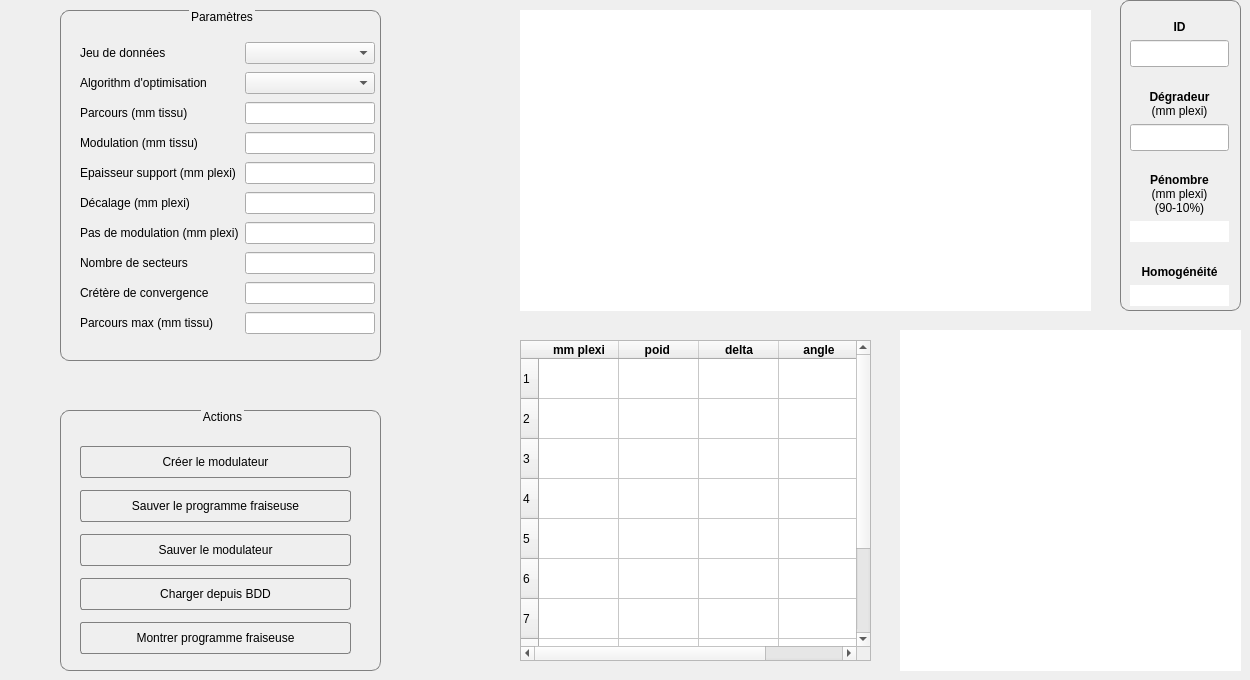
    <widget class="QWidget" name="modulateurWidget">
     <widget class="QCustomPlot" name="modpage_sobpCustomPlot" native="true">
      <property name="geometry">
       <rect>
        <x>520</x>
        <y>10</y>
        <width>571</width>
        <height>301</height>
       </rect>
      </property>
      <property name="styleSheet">
       <string notr="true">background: white;
</string>
      </property>
     </widget>
     <widget class="QTableWidget" name="modPage_weightsTableWidget">
      <property name="geometry">
       <rect>
        <x>520</x>
        <y>340</y>
        <width>351</width>
        <height>321</height>
       </rect>
      </property>
      <property name="sizePolicy">
       <sizepolicy hsizetype="Expanding" vsizetype="Fixed">
        <horstretch>0</horstretch>
        <verstretch>0</verstretch>
       </sizepolicy>
      </property>
      <property name="rowCount">
       <number>10</number>
      </property>
      <attribute name="horizontalHeaderMinimumSectionSize">
       <number>65</number>
      </attribute>
      <attribute name="horizontalHeaderDefaultSectionSize">
       <number>80</number>
      </attribute>
      <attribute name="horizontalHeaderStretchLastSection">
       <bool>false</bool>
      </attribute>
      <attribute name="verticalHeaderMinimumSectionSize">
       <number>40</number>
      </attribute>
      <attribute name="verticalHeaderDefaultSectionSize">
       <number>40</number>
      </attribute>
      <row/>
      <row/>
      <row/>
      <row/>
      <row/>
      <row/>
      <row/>
      <row/>
      <row/>
      <row/>
      <column>
       <property name="text">
        <string>mm plexi</string>
       </property>
       <property name="font">
        <font>
         <weight>75</weight>
         <bold>true</bold>
        </font>
       </property>
       <property name="background">
        <color>
         <red>235</red>
         <green>235</green>
         <blue>235</blue>
        </color>
       </property>
      </column>
      <column>
       <property name="text">
        <string>       poid        </string>
       </property>
       <property name="font">
        <font>
         <weight>75</weight>
         <bold>true</bold>
        </font>
       </property>
       <property name="background">
        <color>
         <red>234</red>
         <green>234</green>
         <blue>234</blue>
        </color>
       </property>
      </column>
      <column>
       <property name="text">
        <string>delta</string>
       </property>
       <property name="font">
        <font>
         <weight>75</weight>
         <bold>true</bold>
        </font>
       </property>
       <property name="background">
        <color>
         <red>231</red>
         <green>231</green>
         <blue>231</blue>
        </color>
       </property>
      </column>
      <column>
       <property name="text">
        <string>angle</string>
       </property>
       <property name="font">
        <font>
         <weight>75</weight>
         <bold>true</bold>
        </font>
       </property>
       <property name="background">
        <color>
         <red>226</red>
         <green>226</green>
         <blue>226</blue>
        </color>
       </property>
      </column>
     </widget>
     <widget class="QCustomPlot" name="modpage_modulateurCustomPlot" native="true">
      <property name="geometry">
       <rect>
        <x>900</x>
        <y>330</y>
        <width>341</width>
        <height>341</height>
       </rect>
      </property>
      <property name="styleSheet">
       <string notr="true">background: white;
</string>
      </property>
     </widget>
     <widget class="QGroupBox" name="modPage_InputGroupBox">
      <property name="geometry">
       <rect>
        <x>60</x>
        <y>10</y>
        <width>321</width>
        <height>351</height>
       </rect>
      </property>
      <property name="styleSheet">
       <string notr="true">QGroupBox {
	font: 75 12pt &quot;Century Schoolbook L&quot;;
  border: 1px solid gray;
  border-radius: 9px;
  margin-top: 0.5em;
  background: transparent;
}

QGroupBox::title {
     subcontrol-origin: margin;
     subcontrol-position: top center; 
}

QLabel {
background: transparent;
}

QCheckBox {
background: white;
}


</string>
      </property>
      <property name="title">
       <string>Paramètres</string>
      </property>
      <widget class="QWidget" name="gridLayoutWidget_9">
       <property name="geometry">
        <rect>
         <x>20</x>
         <y>30</y>
         <width>295</width>
         <height>306</height>
        </rect>
       </property>
       <layout class="QGridLayout" name="modPage_InputGridLayout">
        <item row="9" column="1">
         <widget class="QLineEdit" name="modPage_maxParcoursLineEdit">
          <property name="readOnly">
           <bool>true</bool>
          </property>
         </widget>
        </item>
        <item row="9" column="0">
         <widget class="QLabel" name="modPage_maxParcoursLabel">
          <property name="text">
           <string>Parcours max (mm tissu)</string>
          </property>
         </widget>
        </item>
        <item row="8" column="0">
         <widget class="QLabel" name="modPage_epsConvergenceLabel">
          <property name="text">
           <string>Crétère de convergence</string>
          </property>
         </widget>
        </item>
        <item row="7" column="0">
         <widget class="QLabel" name="modPage_nSectorsLabel">
          <property name="text">
           <string>Nombre de secteurs</string>
          </property>
         </widget>
        </item>
        <item row="3" column="0">
         <widget class="QLabel" name="modPage_modulationLabel">
          <property name="text">
           <string>Modulation (mm tissu)</string>
          </property>
         </widget>
        </item>
        <item row="2" column="1">
         <widget class="QLineEdit" name="modPage_parcoursLineEdit"/>
        </item>
        <item row="2" column="0">
         <widget class="QLabel" name="modPage_parcoursLabel">
          <property name="text">
           <string>Parcours (mm tissu)</string>
          </property>
         </widget>
        </item>
        <item row="3" column="1">
         <widget class="QLineEdit" name="modPage_modulationLineEdit"/>
        </item>
        <item row="5" column="0">
         <widget class="QLabel" name="modPage_decalageLabel">
          <property name="text">
           <string>Décalage (mm plexi)</string>
          </property>
         </widget>
        </item>
        <item row="5" column="1">
         <widget class="QLineEdit" name="modPage_decalageLineEdit"/>
        </item>
        <item row="7" column="1">
         <widget class="QLineEdit" name="modPage_nSectorsLineEdit"/>
        </item>
        <item row="8" column="1">
         <widget class="QLineEdit" name="modPage_epsConvergenceLineEdit"/>
        </item>
        <item row="6" column="1">
         <widget class="QLineEdit" name="modPage_modulationStepLineEdit"/>
        </item>
        <item row="0" column="1">
         <widget class="QComboBox" name="modPage_dataSetComboBox">
          <property name="styleSheet">
           <string notr="true"/>
          </property>
         </widget>
        </item>
        <item row="6" column="0">
         <widget class="QLabel" name="modPage_modulationStepLabel">
          <property name="text">
           <string>Pas de modulation (mm plexi)</string>
          </property>
         </widget>
        </item>
        <item row="0" column="0">
         <widget class="QLabel" name="modPage_dataSetLabel">
          <property name="text">
           <string>Jeu de données</string>
          </property>
         </widget>
        </item>
        <item row="1" column="1">
         <widget class="QComboBox" name="modPage_optimisationAlgorithmComboBox">
          <property name="styleSheet">
           <string notr="true"/>
          </property>
         </widget>
        </item>
        <item row="1" column="0">
         <widget class="QLabel" name="modPage_optimisationAlgorithmLabel">
          <property name="text">
           <string>Algorithm d'optimisation</string>
          </property>
         </widget>
        </item>
        <item row="4" column="0">
         <widget class="QLabel" name="modPage_basePlateLabel">
          <property name="text">
           <string>Epaisseur support (mm plexi)</string>
          </property>
         </widget>
        </item>
        <item row="4" column="1">
         <widget class="QLineEdit" name="modPage_basePlateLineEdit"/>
        </item>
       </layout>
      </widget>
     </widget>
     <widget class="QGroupBox" name="modPage_actionsGroupBox">
      <property name="geometry">
       <rect>
        <x>60</x>
        <y>410</y>
        <width>321</width>
        <height>261</height>
       </rect>
      </property>
      <property name="styleSheet">
       <string notr="true">QGroupBox {
	font: 75 12pt &quot;Century Schoolbook L&quot;;
  border: 1px solid gray;
  border-radius: 9px;
  margin-top: 0.5em;
  background: transparent;
}

QGroupBox::title {
     subcontrol-origin: margin;
     subcontrol-position: top center; 
}

QLabel {
background: transparent;
}

QCheckBox {
background: white;
}


</string>
      </property>
      <property name="title">
       <string>Actions</string>
      </property>
      <widget class="QWidget" name="verticalLayoutWidget">
       <property name="geometry">
        <rect>
         <x>20</x>
         <y>30</y>
         <width>271</width>
         <height>221</height>
        </rect>
       </property>
       <layout class="QVBoxLayout" name="verticalLayout_3">
        <item>
         <widget class="QPushButton" name="modPage_createModulateurPushButton">
          <property name="minimumSize">
           <size>
            <width>0</width>
            <height>32</height>
           </size>
          </property>
          <property name="styleSheet">
           <string notr="true">QPushButton {
border-radius:3px;
border-style: solid; 
border-width: 1px;
border-color: grey;
}

QPushButton:pressed {
border-radius:3px;
border-style: solid; 
border-width: 2px;
border-color: grey;
}</string>
          </property>
          <property name="text">
           <string>Créer le modulateur</string>
          </property>
         </widget>
        </item>
        <item>
         <widget class="QPushButton" name="modPage_saveMillingProgramPushButton">
          <property name="minimumSize">
           <size>
            <width>0</width>
            <height>32</height>
           </size>
          </property>
          <property name="styleSheet">
           <string notr="true">QPushButton {
border-radius:3px;
border-style: solid; 
border-width: 1px;
border-color: grey;
}

QPushButton:pressed {
border-radius:3px;
border-style: solid; 
border-width: 2px;
border-color: grey;
}</string>
          </property>
          <property name="text">
           <string>Sauver le programme fraiseuse</string>
          </property>
         </widget>
        </item>
        <item>
         <widget class="QPushButton" name="modPage_saveModulatorPushButton">
          <property name="minimumSize">
           <size>
            <width>0</width>
            <height>32</height>
           </size>
          </property>
          <property name="styleSheet">
           <string notr="true">QPushButton {
border-radius:3px;
border-style: solid; 
border-width: 1px;
border-color: grey;
}

QPushButton:pressed {
border-radius:3px;
border-style: solid; 
border-width: 2px;
border-color: grey;
}</string>
          </property>
          <property name="text">
           <string>Sauver le modulateur</string>
          </property>
         </widget>
        </item>
        <item>
         <widget class="QPushButton" name="modPage_fetchFromDbPushButton">
          <property name="minimumSize">
           <size>
            <width>0</width>
            <height>32</height>
           </size>
          </property>
          <property name="styleSheet">
           <string notr="true">QPushButton {
border-radius:3px;
border-style: solid; 
border-width: 1px;
border-color: grey;
}

QPushButton:pressed {
border-radius:3px;
border-style: solid; 
border-width: 2px;
border-color: grey;
}</string>
          </property>
          <property name="text">
           <string>Charger depuis BDD</string>
          </property>
         </widget>
        </item>
        <item>
         <widget class="QPushButton" name="modPage_showFraiseuseProgramPushButton">
          <property name="minimumSize">
           <size>
            <width>0</width>
            <height>32</height>
           </size>
          </property>
          <property name="styleSheet">
           <string notr="true">QPushButton {
border-radius:3px;
border-style: solid; 
border-width: 1px;
border-color: grey;
}

QPushButton:pressed {
border-radius:3px;
border-style: solid; 
border-width: 2px;
border-color: grey;
}</string>
          </property>
          <property name="text">
           <string>Montrer programme fraiseuse</string>
          </property>
         </widget>
        </item>
       </layout>
      </widget>
     </widget>
     <widget class="QGroupBox" name="modPage_parametersGroupBox">
      <property name="geometry">
       <rect>
        <x>1120</x>
        <y>0</y>
        <width>121</width>
        <height>311</height>
       </rect>
      </property>
      <property name="styleSheet">
       <string notr="true">QGroupBox {
	font: 75 12pt &quot;Century Schoolbook L&quot;;
  border: 1px solid gray;
  border-radius: 9px;
  margin-top: 0.5em;
  background: transparent;
}

QGroupBox::title {
     subcontrol-origin: margin;
     subcontrol-position: top center; 
}

QLabel {
background: transparent;
}

QCheckBox {
background: white;
}


</string>
      </property>
      <property name="title">
       <string/>
      </property>
      <widget class="QWidget" name="verticalLayoutWidget_3">
       <property name="geometry">
        <rect>
         <x>10</x>
         <y>20</y>
         <width>99</width>
         <height>286</height>
        </rect>
       </property>
       <layout class="QVBoxLayout" name="verticalLayout_4">
        <item>
         <widget class="QLabel" name="modPage_idLabel">
          <property name="text">
           <string>&lt;html&gt;&lt;head/&gt;&lt;body&gt;&lt;p&gt;&lt;span style=&quot; font-weight:600;&quot;&gt;ID&lt;/span&gt;&lt;/p&gt;&lt;/body&gt;&lt;/html&gt;</string>
          </property>
          <property name="alignment">
           <set>Qt::AlignCenter</set>
          </property>
         </widget>
        </item>
        <item>
         <widget class="QLineEdit" name="modPage_idLineEdit">
          <property name="font">
           <font>
            <pointsize>12</pointsize>
            <weight>75</weight>
            <bold>true</bold>
           </font>
          </property>
          <property name="styleSheet">
           <string notr="true">
color: CornflowerBlue;
</string>
          </property>
          <property name="alignment">
           <set>Qt::AlignCenter</set>
          </property>
          <property name="readOnly">
           <bool>false</bool>
          </property>
         </widget>
        </item>
        <item>
         <spacer name="verticalSpacer_3">
          <property name="orientation">
           <enum>Qt::Vertical</enum>
          </property>
          <property name="sizeHint" stdset="0">
           <size>
            <width>20</width>
            <height>40</height>
           </size>
          </property>
         </spacer>
        </item>
        <item>
         <widget class="QLabel" name="modPage_degradeurLabel">
          <property name="text">
           <string>&lt;html&gt;&lt;head/&gt;&lt;body&gt;&lt;p&gt;&lt;span style=&quot; font-weight:600;&quot;&gt;Dégradeur&lt;br/&gt;&lt;/span&gt;(mm plexi)&lt;/p&gt;&lt;/body&gt;&lt;/html&gt;</string>
          </property>
          <property name="alignment">
           <set>Qt::AlignCenter</set>
          </property>
         </widget>
        </item>
        <item>
         <widget class="QLineEdit" name="modPage_degradeurLineEdit">
          <property name="font">
           <font>
            <pointsize>12</pointsize>
            <weight>75</weight>
            <bold>true</bold>
           </font>
          </property>
          <property name="styleSheet">
           <string notr="true">
color: CornflowerBlue;
</string>
          </property>
          <property name="alignment">
           <set>Qt::AlignCenter</set>
          </property>
          <property name="readOnly">
           <bool>false</bool>
          </property>
         </widget>
        </item>
        <item>
         <spacer name="verticalSpacer">
          <property name="orientation">
           <enum>Qt::Vertical</enum>
          </property>
          <property name="sizeHint" stdset="0">
           <size>
            <width>20</width>
            <height>40</height>
           </size>
          </property>
         </spacer>
        </item>
        <item>
         <widget class="QLabel" name="modPage_penumbraLabel">
          <property name="text">
           <string>&lt;html&gt;&lt;head/&gt;&lt;body&gt;&lt;p&gt;&lt;span style=&quot; font-weight:600;&quot;&gt;Pénombre&lt;br/&gt;&lt;/span&gt;(mm plexi)&lt;br/&gt;(90-10%)&lt;/p&gt;&lt;/body&gt;&lt;/html&gt;</string>
          </property>
          <property name="alignment">
           <set>Qt::AlignCenter</set>
          </property>
         </widget>
        </item>
        <item>
         <widget class="QLineEdit" name="modPage_penumbraLineEdit">
          <property name="font">
           <font>
            <pointsize>12</pointsize>
            <weight>75</weight>
            <bold>true</bold>
           </font>
          </property>
          <property name="styleSheet">
           <string notr="true">border: none;
color: CornflowerBlue;

</string>
          </property>
          <property name="alignment">
           <set>Qt::AlignCenter</set>
          </property>
          <property name="readOnly">
           <bool>true</bool>
          </property>
         </widget>
        </item>
        <item>
         <spacer name="verticalSpacer_2">
          <property name="orientation">
           <enum>Qt::Vertical</enum>
          </property>
          <property name="sizeHint" stdset="0">
           <size>
            <width>20</width>
            <height>40</height>
           </size>
          </property>
         </spacer>
        </item>
        <item>
         <widget class="QLabel" name="modPage_flatnessLabel">
          <property name="text">
           <string>&lt;html&gt;&lt;head/&gt;&lt;body&gt;&lt;p&gt;&lt;span style=&quot; font-weight:600;&quot;&gt;Homogénéité&lt;/span&gt;&lt;/p&gt;&lt;/body&gt;&lt;/html&gt;</string>
          </property>
          <property name="alignment">
           <set>Qt::AlignCenter</set>
          </property>
         </widget>
        </item>
        <item>
         <widget class="QLineEdit" name="modPage_flatnessLineEdit">
          <property name="font">
           <font>
            <pointsize>12</pointsize>
            <weight>75</weight>
            <bold>true</bold>
           </font>
          </property>
          <property name="styleSheet">
           <string notr="true">border: none;
color: CornflowerBlue;

</string>
          </property>
          <property name="alignment">
           <set>Qt::AlignCenter</set>
          </property>
          <property name="readOnly">
           <bool>true</bool>
          </property>
         </widget>
        </item>
       </layout>
      </widget>
     </widget>
    </widget>
